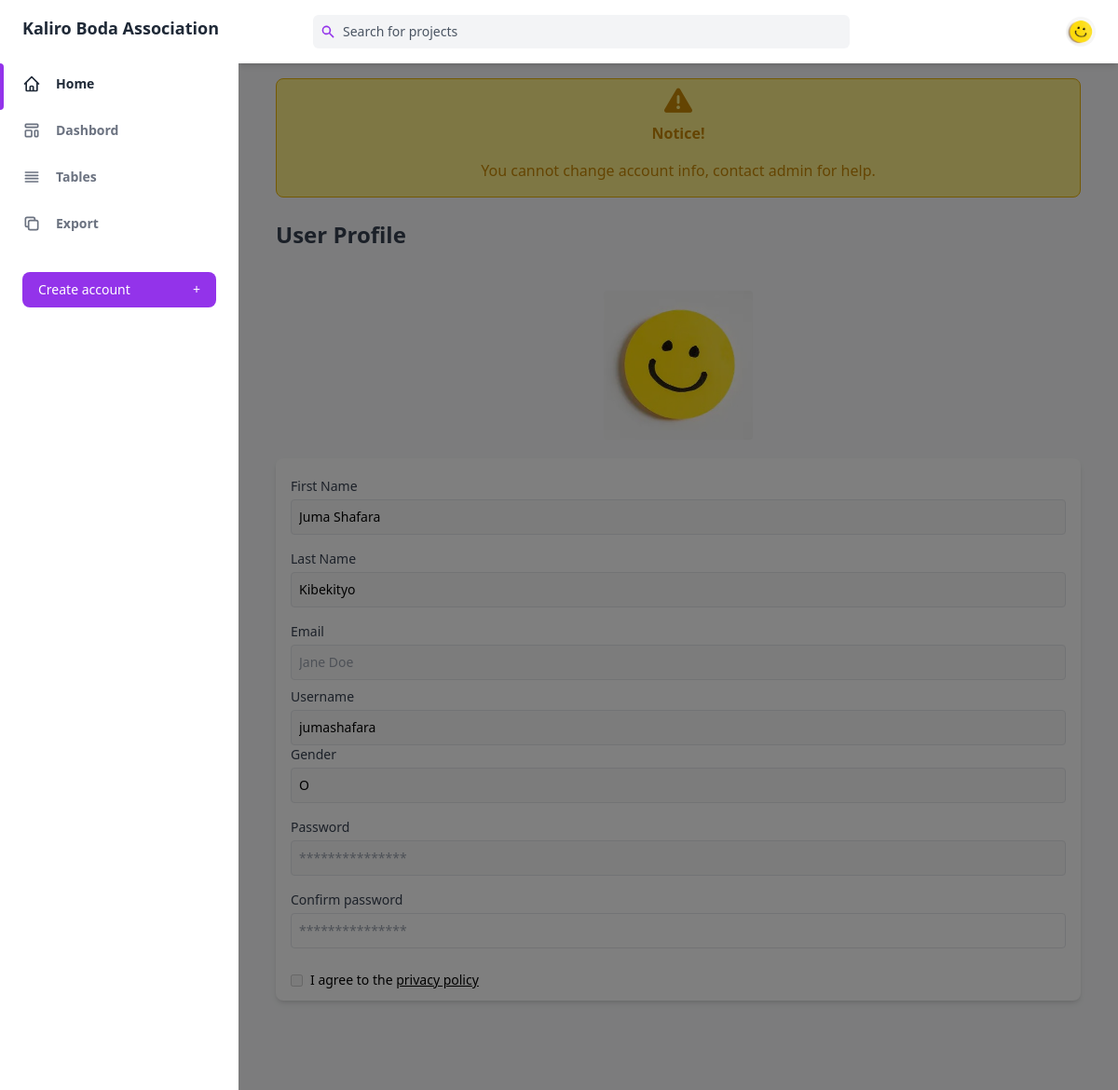
Page /accounts/profile?user_id=1 on the committed database.
### accounts/models.py (models this page shows, shortened)
class User(AbstractUser):
    REQUIRED_FIELDS = ['first_name', 'last_name']
    GENDER_CHOICES = [('M', 'Male'), ('F', 'Female'), ('O', 'Other')]
    first_name = models.CharField(max_length=25)
    last_name = models.CharField(max_length=25)
    email = models.EmailField(verbose_name='User email', blank=True)
    gender = models.CharField(choices=GENDER_CHOICES,
                              max_length=1, default="O")
    display_picture = models.ImageField(
        default='display_pictures/smily.jpg', upload_to='display_pictures')

### accounts/views.py (the view)
def profile(request):
    user_id = request.GET.get('user_id')
    if user_id:
        try:
            user_profile = User.objects.get(id=user_id)
            context = {'user_profile': user_profile}
            template_name = 'accounts/profile.html'
        except User.DoesNotExist as e:
            context = {'error': 'No user info', 'message': e}
            template_name = 'kaliroboda/error.html'
    else:
        context = {'error': 'Error catching requested user',
                   'message': 'The user id provided in the query seems invalid, contact admin for assistance'}
        template_name = 'kaliroboda/error.html'
    return render(request=request, template_name=template_name, context=context)

### accounts/templates/accounts/profile.html (shortened to what this page needs)
{% extends 'kaliroboda/base.html'%} {% block content%}
<main class="p-4 pb-16 overflow-y-auto">
  <form
    action="{% url 'accounts:settings' %}"
    method="post"
    enctype="multipart/form-data"
    class="container px-6 mx-auto grid"
  >
    <div
      class="pt-2 text-center border border-yellow-500 min-w-0 p-4 bg-yellow-200 rounded-lg shadow-xs dark:bg-yellow-200"
    >
      <div class="flex flex-col space-y-2 mb-4 font-semibold text-yellow-600">
        <i class="fa-solid fa-beat-fade fa-triangle-exclamation text-3xl"></i>
        <h4>Notice!</h4>
      </div>
      <p class="text-yellow-600">
        You cannot change account info, contact admin for help.
      </p>
    </div>
    <h2 class="my-6 text-2xl font-semibold text-gray-700 dark:text-gray-200">
      User Profile
    </h2>
    <div class="py-5">
      <img
        class="m-auto object-cover w-[10rem] h-[10rem] rounded"
        src="{{user_profile.display_picture.url}}"
        alt=""
        aria-hidden="true"
      />
    </div>
    <div class="px-4 py-3 mb-8 bg-white rounded-lg shadow-md dark:bg-gray-800">
      <label class="block py-2 text-sm">
        <span class="text-gray-700 dark:text-gray-400">First Name</span>
        <input
          class="p-2 border rounded block w-full mt-1 text-sm dark:border-gray-600 dark:bg-gray-700 focus:border-purple-400 focus:outline-none focus:shadow-outline-purple dark:text-gray-300 dark:focus:shadow-outline-gray form-input"
          placeholder="Jane Doe"
          name="first_name"
          value="{{user_profile.first_name}}"
          required
          disabled
        />
      </label>
      <label class="block py-2 text-sm">
        <span class="text-gray-700 dark:text-gray-400">Last Name</span>
        <input
          class="p-2 border rounded block w-full mt-1 text-sm dark:border-gray-600 dark:bg-gray-700 focus:border-purple-400 focus:outline-none focus:shadow-outline-purple dark:text-gray-300 dark:focus:shadow-outline-gray form-input"
          placeholder="Jane Doe"
          name="last_name"
          value="{{user_profile.last_name}}"
          required
          disabled
        />
      </label>
      <label class="block py-2 text-sm">
        <span class="text-gray-700 dark:text-gray-400">Email</span>
        <input
          class="p-2 border rounded block w-full mt-1 text-sm dark:border-gray-600 dark:bg-gray-700 focus:border-purple-400 focus:outline-none focus:shadow-outline-purple dark:text-gray-300 dark:focus:shadow-outline-gray form-input"
          placeholder="Jane Doe"
          name="email"
          value="{{user_profile.email}}"
          disabled
        />
      </label>
      <label class="block text-sm">
        <span class="text-gray-700 dark:text-gray-400">Username</span>
        <input
          class="p-2 rounded border block w-full mt-1 text-sm dark:border-gray-600 dark:bg-gray-700 focus:border-purple-400 focus:outline-none focus:shadow-outline-purple dark:text-gray-300 dark:focus:shadow-outline-gray form-input"
          placeholder="janedoe"
          type="text"
          name="username"
          value="{{user_profile.username}}"
          required
          disabled
        />
      </label>
      <label class="block text-sm">
        <span class="text-gray-700 dark:text-gray-400">Gender</span>
        <input
          class="p-2 rounded border block w-full mt-1 text-sm dark:border-gray-600 dark:bg-gray-700 focus:border-purple-400 focus:outline-none focus:shadow-outline-purple dark:text-gray-300 dark:focus:shadow-outline-gray form-input"
          placeholder="gender"
          type="text"
          name="username"
          value="{{user_profile.gender}}"
          required
          disabled
        />
      </label>
      <label class="block mt-4 text-sm">
        <span class="text-gray-700 dark:text-gray-400">Password</span>
        <input
          class="p-2 rounded border block w-full mt-1 text-sm dark:border-gray-600 dark:bg-gray-700 focus:border-purple-400 focus:outline-none focus:shadow-outline-purple dark:text-gray-300 dark:focus:shadow-outline-gray form-input"
          placeholder="***************"
          type="password"
          name="password"
          required
          disabled
        />
      </label>
      <label class="block mt-4 text-sm">
        <span class="text-gray-700 dark:text-gray-400"> Confirm password </span>
        <input
          class="p-2 rounded border block w-full mt-1 text-sm dark:border-gray-600 dark:bg-gray-700 focus:border-purple-400 focus:outline-none focus:shadow-outline-purple dark:text-gray-300 dark:focus:shadow-outline-gray form-input"
          placeholder="***************"
          type="password"
          name="confirm_password"
        />
      </label>
      <div class="flex mt-6 text-sm">
        <label class="flex items-center dark:text-gray-400">
          <input
            type="checkbox"
            required
            disabled
            class="text-purple-600 form-checkbox focus:border-purple-400 focus:outline-none focus:shadow-outline-purple dark:focus:shadow-outline-gray"
          />
          <span class="ml-2">
            I agree to the
            <span class="underline">privacy policy</span>
          </span>
        </label>
      </div>
    </div>
  </form>
</main>
{% endblock %}

### rows in the picture
User: display_picture (picture), first_name "Juma Shafara", last_name "Kibekityo", username "jumashafara", username "O"
